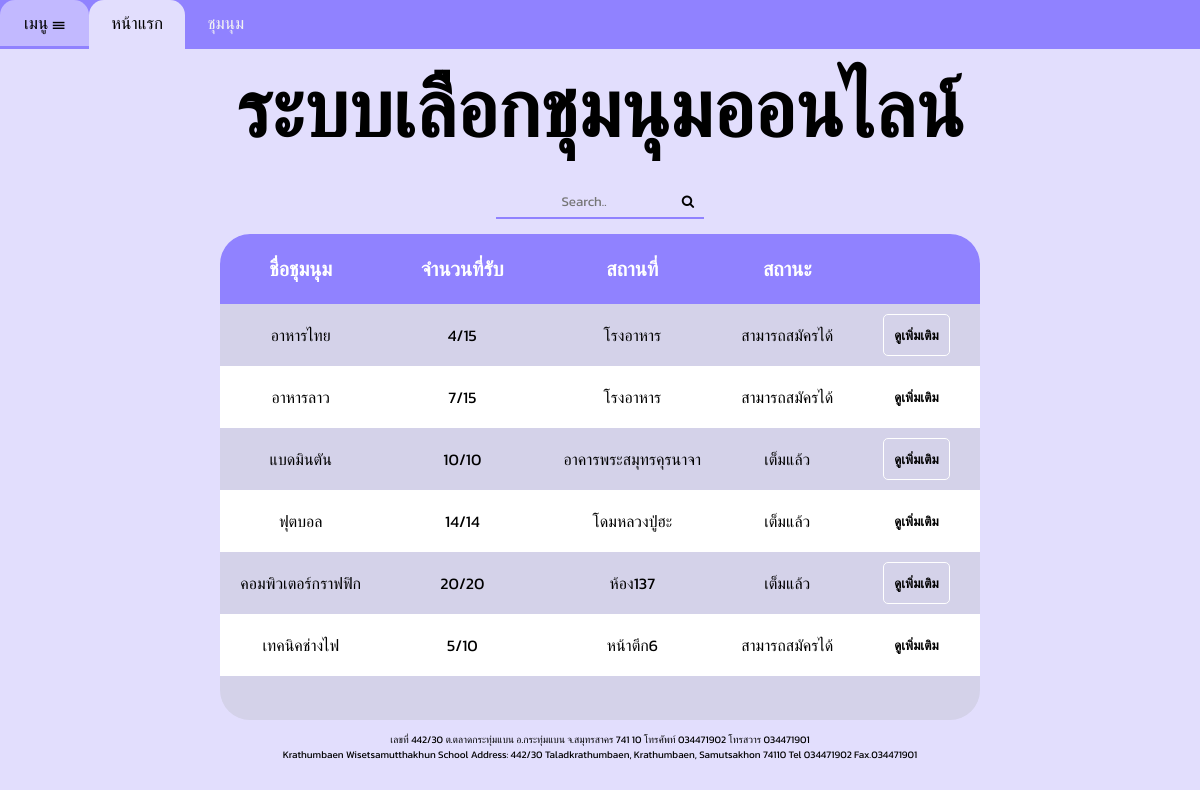
/wsk/index.php (signed in), run on the app's committed database.
### tables this page shows
CREATE TABLE `grouptable` (
  `gid` varchar(5) NOT NULL,
  `gname` varchar(100) NOT NULL,
  `gtotal` int(11) NOT NULL,
  `gamount` int(11) NOT NULL,
  `gplace` varchar(100) NOT NULL
);

### wsk/index.php (the view, shortened to what this page needs)
<?php
include('./server/server.php');
isset($_GET['search']) ? $search = $_GET['search'] : $search = "";
if (!empty($search)) {
    $sql = "SELECT * FROM grouptable WHERE gname LIKE '%" . $search . "%' LIMIT 0,6";
    $result = mysqli_query($conn, $sql);
    $row = mysqli_fetch_assoc($result);
} else {
    $query_group = "SELECT * FROM grouptable WHERE gid LIMIT 0,6";
    $result = mysqli_query($conn, $query_group);
    $row = mysqli_fetch_assoc($result);
}
?>
<!DOCTYPE html>
<html lang="en">
<head>
    <link rel="stylesheet" href="./css/style.css">
    <link rel="stylesheet" href="https://cdnjs.cloudflare.com/ajax/libs/font-awesome/4.7.0/css/font-awesome.min.css">
</head>
<body>
    <nav class="nav">
        <div class="nav2">
            <div class="opennav">
                <a style="cursor:pointer" onclick="openNav()">เมนู &#9776;</a>
            </div>
            <div class="nav2" id="nav_2">
                <a class="active" href="<?= $_SERVER['PHP_SELF']; ?>">หน้าแรก</a>
                <a href="group.php">ชุมนุม</a>
            </div>
        </div>
    </nav>
    <div class="header">
        <h1>ระบบเลือกชุมนุมออนไลน์</h1>
    </div>
    <div class="content">
        <center>
            <form action="<?= $_SERVER['PHP_SELF']; ?>" class="search">
                <input type="text" placeholder="Search.." name="search">
                <button type="submit" class="search_btn"><i class="fa fa-search"></i></button>
            </form>
            <div class="tablee" style="overflow-y:auto;">
                <table>
                    <tr>
                        <div class="toptable">
                            <th class="lefttable">ชื่อชุมนุม</th>
                            <th>จำนวนที่รับ</th>
                            <th>สถานที่</th>
                            <th>สถานะ</th>
                            <th class="righttable"></th>
                        </div>
                    </tr>
                    <?php do { ?>
                        <tr>
                            <td><?php echo $row['gname']; ?></td>
                            <td><?php echo $row['gamount']; ?>/<?php echo $row['gtotal']; ?></td>
                            <td><?php echo $row['gplace']; ?></td>
                            <td><?php if ($row['gamount'] != $row['gtotal']) { ?>
                                    <p>สามารถสมัครได้</p>
                                <?php } else { ?>
                                    <p>เต็มแล้ว</p>
                                <?php } ?>
                            </td>
                            <td><a href="detail.php?id=<?php echo $row['gid']; ?>">
                                    <button class="btn" type="button"><strong>ดูเพิ่มเติม</strong></button></td>
                        </tr>
                    <?php } while ($row = mysqli_fetch_assoc($result)); ?>
                    <tr>
                        <td class="leftbtable">&nbsp;</td>
                        <td>&nbsp;</td>
                        <td>&nbsp;</td>
                        <td>&nbsp;</td>
                        <td class="rightbtable">&nbsp;</td>
                    </tr>
                </table>
        </center>
    </div>
</body>
<footer class="footer" style="text-align: center; font-size: 10px;margin:1%;">
    <p>เลขที่ 442/30 ต.ตลาดกระทุ่มแบน อ.กระทุ่มแบน จ.สมุทรสาคร 741 10 โทรศัพท์ 034471902 โทรสวาร 034471901</p>
    <p>Krathumbaen Wisetsamutthakhun School Address: 442/30 Taladkrathumbaen, Krathumbaen, Samutsakhon 74110 Tel 034471902 Fax.034471901</p>
</footer>
</html>

### wsk/css/style.css (style rules this page uses)
* { margin: 0; padding: 0; font-family: 'Kanit', sans-serif; }
body { overflow: hidden; background: #e2defd; }
.nav { background: #9082ff; }
.nav2 { text-align: end; overflow: hidden; }
.nav2 a { padding-left: 2%; padding-right: 2%; float: left; color: #f2f2f2; text-decoration: none; font-size: 17px; transition: 0.5s; }
.nav2 a.active { border-radius: 15px 15px 0 0; color: #000; background: #e2defd; border-bottom: 3px solid#e2defd; }
a { text-align: end; padding: 10px; text-decoration: none; }
h1 { text-align: center; font-size: 5rem; transition: 0.5s; }
table { border-collapse: collapse; margin-top: 15px; transition: 0.5s; }
th { transition: 0.5s; color: white; padding: 20px 40px 20px 40px; background: #9082ff; font-size: 20px; }
td { transition: 0.5s; text-align: center; padding: 10px 20px 10px 20px; }
tr { background-color: white; }
tr:nth-child(even) { background: #d4d2e9 }
.lefttable { border-radius: 30px 0px 0px 0px; }
.righttable { border-radius: 0px 30px 0px 0px; }
.btn { background: none; padding: 10px; cursor: pointer; border: none; outline: none; transition: 0.5s; border-radius: 5px; border: 1px solid #ffffff; }
.search { margin-top: 1rem; }
.search input { border-radius: 15px 0px 0px 0px; background: none; padding: 6px; outline: none; border: none; border-bottom: 2px solid #9082ff; transition: 0.5s; text-align: center; }
.search_btn { transition: 0.5s; background: none; margin-left: -4px; padding: 6px 10px 6px 10px; outline: none; border: none; border-bottom: 2px solid #9082ff; border-radius: 0px 15px 0px 0px; cursor: pointer; }
.nav2 { transition: 0.5s; }
.rightbtable { border-radius: 0px 0px 30px 0px; }
.leftbtable { border-radius: 0 0px 0 30px; }

### data on the page
grouptable: gname "อาหารไทย", gamount "4", gtotal "15", gplace "โรงอาหาร", shows "สามารถสมัครได้"
grouptable: gname "อาหารลาว", gamount "7", gtotal "15", gplace "โรงอาหาร", shows "สามารถสมัครได้"
grouptable: gname "แบดมินตัน", gamount "10", gtotal "10", gplace "อาคารพระสมุทรคุรนาจา", shows "เต็มแล้ว"
grouptable: gname "ฟุตบอล", gamount "14", gtotal "14", gplace "โดมหลวงปู่ฮะ", shows "เต็มแล้ว"
grouptable: gname "คอมพิวเตอร์กราฟฟิก", gamount "20", gtotal "20", gplace "ห้อง137", shows "เต็มแล้ว"
grouptable: gname "เทคนิคช่างไฟ", gamount "5", gtotal "10", gplace "หน้าตึก6", shows "สามารถสมัครได้"
